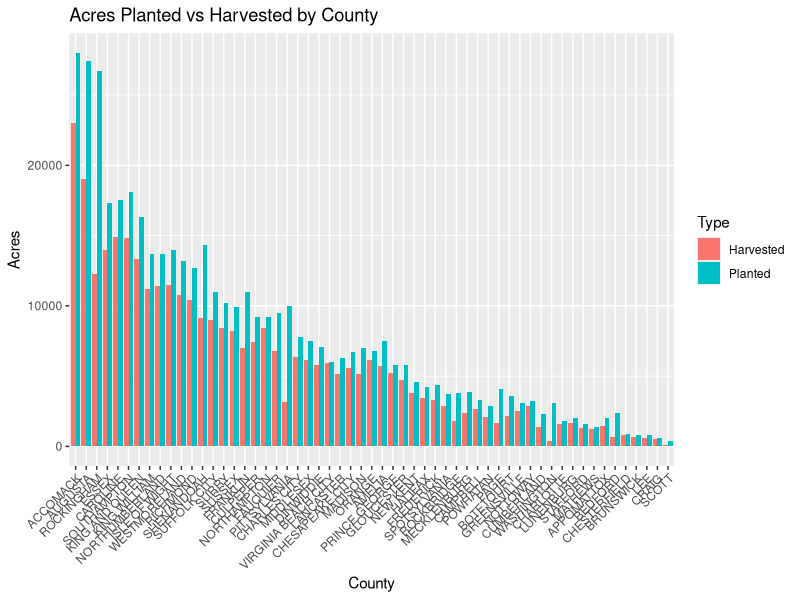

Source code (R):
# Load libraries
library(ggplot2)
library(dplyr)
library(readr)

# Load data
planted <- read_csv("AcresPlanted.csv")
harvested <- read_csv("AcresHarvestedGrains.csv")

# Preview the data
head(planted)
head(harvested)

# OPTIONAL: Rename columns if needed to match (you may need to adjust based on actual column names)
# Example: Assume "County" is the column with county names and "Value" holds acres

# Merge the data by County
combined <- planted %>%
  rename(Planted = Value) %>%
  inner_join(harvested %>% rename(Harvested = Value), by = "County")

# Melt to long format for plotting
library(tidyr)
long_combined <- combined %>%
  pivot_longer(cols = c(Planted, Harvested), names_to = "Type", values_to = "Acres")

# Plot
ggplot(long_combined, aes(x = reorder(County, -Acres), y = Acres, fill = Type)) +
  geom_bar(stat = "identity", position = "dodge") +
  labs(title = "Acres Planted vs Harvested by County", x = "County", y = "Acres") +
  theme(axis.text.x = element_text(angle = 45, hjust = 1))
